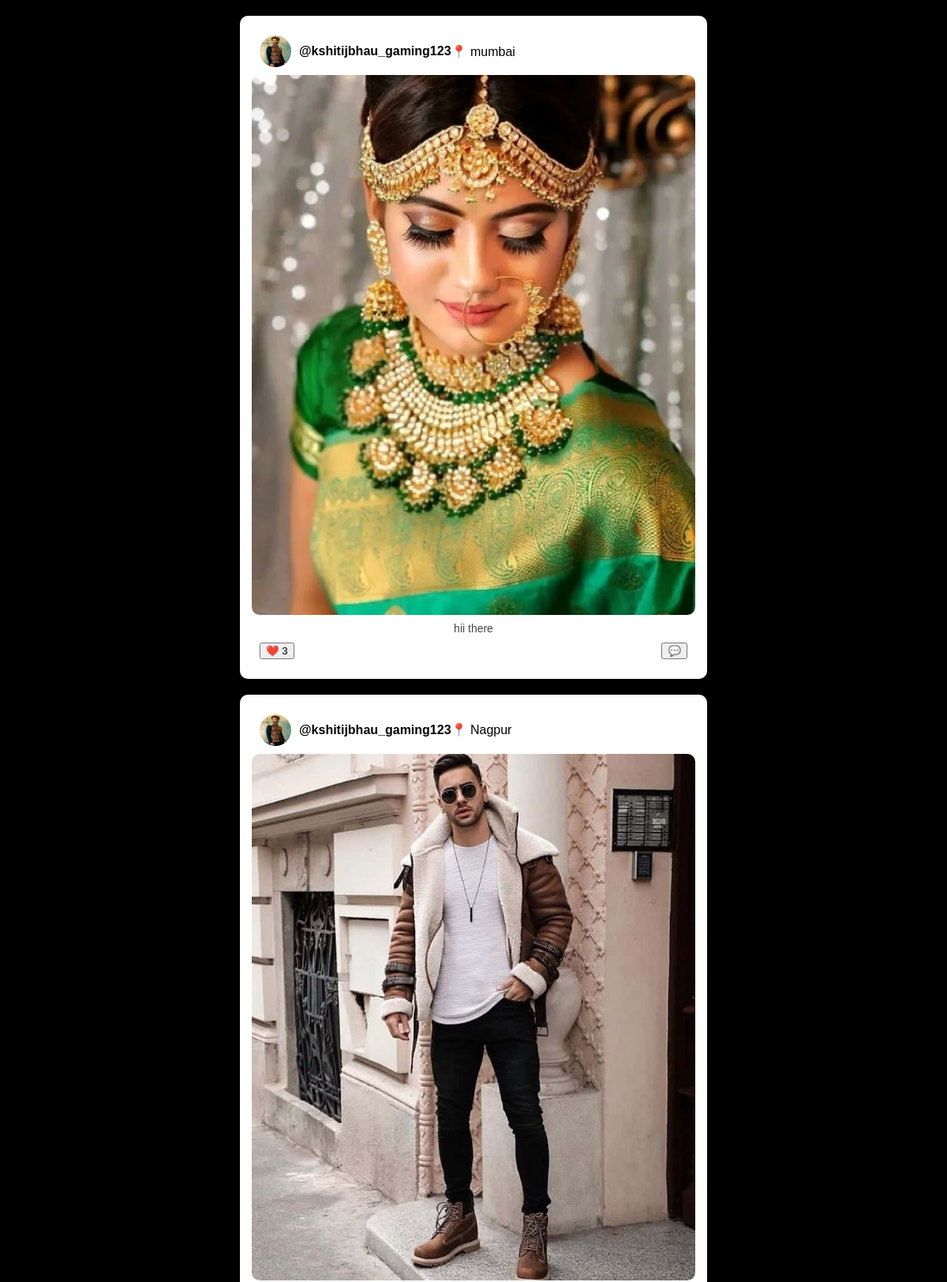
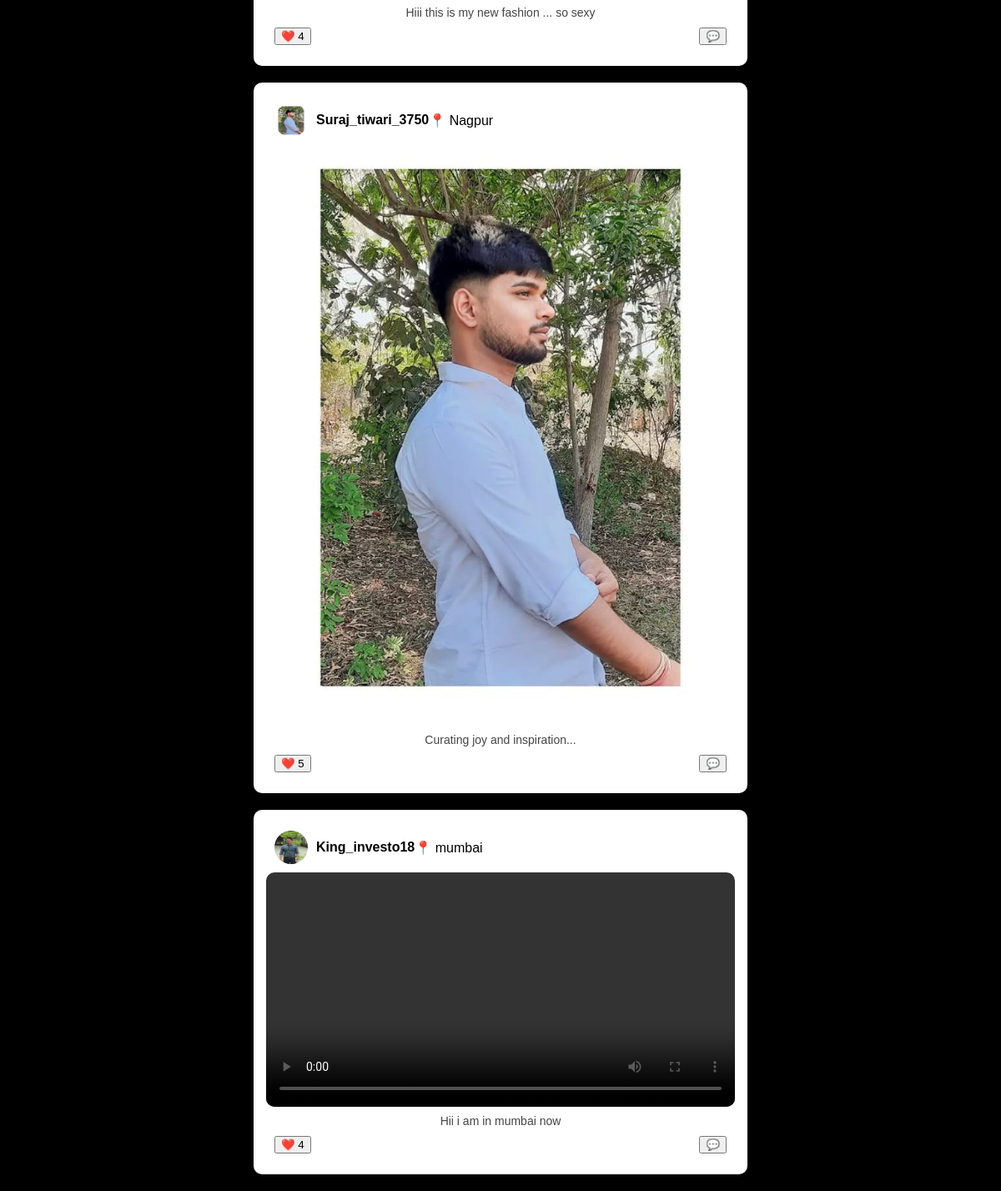
The app's page /fetch_posts.php with its own data (2 pictures, top to bottom).
### tables this page shows
CREATE TABLE `posts` (
  `id` int(11) NOT NULL,
  `user_id` int(11) DEFAULT NULL,
  `post_image` varchar(255) DEFAULT NULL,
  `post_video` varchar(255) DEFAULT NULL,
  `bio` text DEFAULT NULL,
  `location` varchar(255) NOT NULL,
  `created_at` timestamp NOT NULL DEFAULT current_timestamp()
);

CREATE TABLE `profiles` (
  `id` int(11) NOT NULL,
  `username` varchar(100) NOT NULL,
  `dob` date NOT NULL,
  `gender` enum('male','female','other') NOT NULL,
  `phone` varchar(10) NOT NULL,
  `profile_picture` varchar(255) NOT NULL,
  `bio` text NOT NULL,
  `location` varchar(255) NOT NULL,
  `interest` text NOT NULL,
  `created_at` timestamp NOT NULL DEFAULT current_timestamp()
);

### fetch_posts.php (the view, shortened to what this page needs)
<?php
include 'db_config.php';
$query = "SELECT p.*, pr.username, pr.profile_picture FROM posts p JOIN profiles pr ON p.user_id = pr.id ORDER BY p.id DESC";
$result = mysqli_query($conn, $query);
?>
<!DOCTYPE html>
<html lang="en">
<head>
</head>
<body>
    <div class="container">
        <?php while ($row = mysqli_fetch_assoc($result)) {
            $post_id = $row['id'];
            $location = $row['location'];
            $username = $row['username'];
            $bio = $row['bio'];
            $profile_picture = 'images/' . $row['profile_picture'];
            $post_image = !empty($row['post_image']) ? $row['post_image'] : '';
            $post_video = !empty($row['post_video']) ? $row['post_video'] : '';
            $like_query = "SELECT COUNT(*) as like_count FROM likes WHERE post_id='$post_id'";
            $like_result = mysqli_query($conn, $like_query);
            $like_count = ($like_result) ? mysqli_fetch_assoc($like_result)['like_count'] : 0;
        ?>
        <div class='post'>
            <div class='post-header'>
                <img src='<?php echo $profile_picture; ?>' class='profile-pic'>
                <span class='username'><?php echo $username; ?></span><br>
                <span class='location'>📍 <?php echo $location; ?></span>
            </div>
            <div class='post-content'>
    <?php if (!empty($post_video)) { ?>
        <video src='<?php echo $post_video; ?>' controls></video>
    <?php } elseif (!empty($post_image)) { ?>
        <img src='<?php echo $post_image; ?>'>
    <?php } ?>
</div>
            <div class='bio'><?php echo $bio; ?></div>
            <div class='post-actions'>
            <button class='like-btn' onclick='likePost(<?php echo $post_id; ?>)'>
    ❤️ <span id="like-count-<?php echo $post_id; ?>"><?php echo $like_count; ?></span>
</button>
                <button class='comment-btn' onclick='toggleComments(<?php echo $post_id; ?>)'>💬</button>
            </div>
        </div>
        <?php } ?>
    </div>
</body>
</html>

### fetch_posts.php (style rules this page uses)
body { font-family: Arial, sans-serif; background:black; text-align: center; }
.container { width: 50%; margin: auto; }
.post { background: white; padding: 15px; margin: 20px 0; border-radius: 10px; box-shadow: 0 0 10px rgba(0, 0, 0, 0.1); }
.post-header { display: flex; align-items: center; padding: 10px; }
.profile-pic, .comment-pic { width: 40px; height: 40px; border-radius: 50%; margin-right: 10px; }
.username { font-weight: bold; }
.post-content img, video { width: 100%; border-radius: 10px; }
.post-actions { display: flex; justify-content: space-between; padding: 10px; }
.bio { font-size: 14px; color: #444; margin-top: 5px; }

### records on screen
posts: user.profile_picture (picture), user.username "@kshitijbhau_gaming123", location "mumbai", post_image (picture), bio "hii there", like_count "3"
posts: user.profile_picture (picture), user.username "@kshitijbhau_gaming123", location "Nagpur", post_image (picture), bio "Hiii this is my new fashion ... so sexy", like_count "4"
posts: user.profile_picture (picture), user.username "Suraj_tiwari_3750", location "Nagpur", post_image (picture), bio "Curating joy and inspiration...", like_count "5"
posts: user.profile_picture (picture), user.username "King_investo18", location "mumbai", bio "Hii i am in mumbai now", like_count "4"
